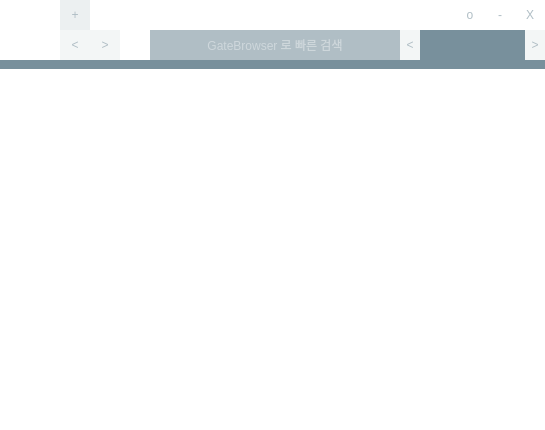
<?xml version="1.0" encoding="UTF-8"?>
<ui version="4.0">
 <class>browser_ui</class>
 <widget class="QMainWindow" name="browser_ui">
  <property name="geometry">
   <rect>
    <x>0</x>
    <y>0</y>
    <width>545</width>
    <height>430</height>
   </rect>
  </property>
  <property name="minimumSize">
   <size>
    <width>300</width>
    <height>300</height>
   </size>
  </property>
  <property name="windowTitle">
   <string>GateBrowser</string>
  </property>
  <property name="styleSheet">
   <string notr="true">QWidget#centralWidget
{
	font: 13pt &quot;Nanum Gothic&quot;;
}

QWidget
{
	background-color: rgb(255, 255, 255);
}

QWidget#m_BrowserBar
{
	background-color: rgb(207, 216, 220, 100);
}

QPushButton
{
	font: 13pt &quot;Nanum Gothic&quot;;
}

QPushButton
{
	color: rgb(176, 190, 197);
	background-color: rgb(255, 255, 255, 100);
	border:0px solid;
}

QPushButton::Pressed
{
	color: rgb(255, 255, 255);
	background-color: rgb(176, 190, 197, 100);
	border:0px solid;
}

QPushButton#m_GateBrowserIcon
{
	
	background-color: rgb(255, 255, 255, 0);
	image: url(:/Images/Resources/GateBrowser.png);
	border:0px solid;
}

QWidget#m_Design_Tab
{
	background-color: rgb(120, 144, 156);
}

QLineEdit#m_UrlBar
{
	color: rgb(236, 239, 241);
	background-color: rgb(176, 190, 197, 0);
	border:0px solid;
	font: 13pt &quot;Nanum Gothic&quot;;
}

QProgressBar#m_LoadBar
{
	color: rgb(255, 255, 255, 0);
	background-color: rgb(176, 190, 197);
	border:0px solid;
}

 QProgressBar::chunk#m_LoadBar {
     background-color: rgb(96, 125, 139);
 }

QPushButton#m_TabButton
{
	color: rgb(236, 239, 241);
	background-color: rgb(120, 144, 156);
	border:0px solid;
	font: 13pt &quot;Nanum Gothic&quot;;
}

QPushButton#m_TabButton::Pressed
{
	color: rgb(236, 239, 241);
	background-color: rgb(176, 190, 197);
	border:0px solid;
	font: 13pt &quot;Nanum Gothic&quot;;
}

QLabel#m_BrowserTitle
{
	color: rgb(255,255,255);
	background-color: rgb(207, 216, 220, 100);
	font: 13pt &quot;Nanum Gothic&quot;;
}

QPushButton#m_AddApps
{
	color: rgb(176, 190, 197);
	background-color: rgb(207, 216, 220, 100);
	border:0px solid;
}

QPushButton#m_AddApps::Pressed
{
	color: rgb(255,255,255);
	background-color: rgb(176, 190, 197, 100);
	border:0px solid;
}

QLabel
{
	color: rgb(255, 255, 255);
	background-color: rgb(255, 255, 255, 0);	

	font: 13pt &quot;Nanum Gothic&quot;;
}</string>
  </property>
  <widget class="QWidget" name="centralWidget">
   <widget class="QWidget" name="m_BrowserBar" native="true">
    <property name="geometry">
     <rect>
      <x>60</x>
      <y>30</y>
      <width>485</width>
      <height>30</height>
     </rect>
    </property>
    <widget class="QPushButton" name="m_GoBack">
     <property name="geometry">
      <rect>
       <x>0</x>
       <y>0</y>
       <width>30</width>
       <height>30</height>
      </rect>
     </property>
     <property name="text">
      <string>&lt;</string>
     </property>
    </widget>
    <widget class="QPushButton" name="m_GoForward">
     <property name="geometry">
      <rect>
       <x>30</x>
       <y>0</y>
       <width>30</width>
       <height>30</height>
      </rect>
     </property>
     <property name="text">
      <string>&gt;</string>
     </property>
    </widget>
    <widget class="QLineEdit" name="m_UrlBar">
     <property name="geometry">
      <rect>
       <x>90</x>
       <y>0</y>
       <width>250</width>
       <height>30</height>
      </rect>
     </property>
     <property name="styleSheet">
      <string notr="true"/>
     </property>
     <property name="alignment">
      <set>Qt::AlignCenter</set>
     </property>
     <property name="placeholderText">
      <string>GateBrowser 로 빠른 검색</string>
     </property>
    </widget>
    <widget class="QProgressBar" name="m_LoadBar">
     <property name="geometry">
      <rect>
       <x>90</x>
       <y>0</y>
       <width>250</width>
       <height>30</height>
      </rect>
     </property>
     <property name="value">
      <number>0</number>
     </property>
    </widget>
    <widget class="QPushButton" name="m_TabBack">
     <property name="geometry">
      <rect>
       <x>340</x>
       <y>0</y>
       <width>20</width>
       <height>30</height>
      </rect>
     </property>
     <property name="text">
      <string>&lt;</string>
     </property>
    </widget>
    <widget class="QPushButton" name="m_TabForward">
     <property name="geometry">
      <rect>
       <x>465</x>
       <y>0</y>
       <width>20</width>
       <height>30</height>
      </rect>
     </property>
     <property name="text">
      <string>&gt;</string>
     </property>
    </widget>
    <widget class="QPushButton" name="m_TabButton">
     <property name="geometry">
      <rect>
       <x>360</x>
       <y>0</y>
       <width>105</width>
       <height>30</height>
      </rect>
     </property>
     <property name="text">
      <string/>
     </property>
    </widget>
    <widget class="QPushButton" name="m_DefaultKory">
     <property name="geometry">
      <rect>
       <x>60</x>
       <y>0</y>
       <width>30</width>
       <height>30</height>
      </rect>
     </property>
     <property name="styleSheet">
      <string notr="true">	image: url(:/Images/Resources/Kory.png);
	background-color: rgb(255, 255, 255);
	border:0px solid;</string>
     </property>
     <property name="text">
      <string/>
     </property>
    </widget>
    <zorder>m_GoBack</zorder>
    <zorder>m_GoForward</zorder>
    <zorder>m_LoadBar</zorder>
    <zorder>m_UrlBar</zorder>
    <zorder>m_TabBack</zorder>
    <zorder>m_TabForward</zorder>
    <zorder>m_TabButton</zorder>
    <zorder>m_DefaultKory</zorder>
   </widget>
   <widget class="QWidget" name="m_Design_Tab" native="true">
    <property name="geometry">
     <rect>
      <x>0</x>
      <y>60</y>
      <width>551</width>
      <height>10</height>
     </rect>
    </property>
    <property name="styleSheet">
     <string notr="true"/>
    </property>
   </widget>
   <widget class="QStackedWidget" name="m_Tab">
    <property name="geometry">
     <rect>
      <x>0</x>
      <y>69</y>
      <width>545</width>
      <height>361</height>
     </rect>
    </property>
    <property name="currentIndex">
     <number>0</number>
    </property>
    <widget class="QWidget" name="m_Store"/>
    <widget class="QWidget" name="m_SelectTabs"/>
   </widget>
   <widget class="QWidget" name="m_Bar" native="true">
    <property name="geometry">
     <rect>
      <x>0</x>
      <y>0</y>
      <width>545</width>
      <height>30</height>
     </rect>
    </property>
    <widget class="QPushButton" name="m_CloseButton">
     <property name="geometry">
      <rect>
       <x>515</x>
       <y>0</y>
       <width>30</width>
       <height>30</height>
      </rect>
     </property>
     <property name="styleSheet">
      <string notr="true">QPushButton#m_CloseButton::Pressed
{
	background-color: rgb(244, 67, 54);
	color: rgb(255, 255, 255);
}</string>
     </property>
     <property name="text">
      <string>X</string>
     </property>
    </widget>
    <widget class="QPushButton" name="m_MinButton">
     <property name="geometry">
      <rect>
       <x>485</x>
       <y>0</y>
       <width>30</width>
       <height>30</height>
      </rect>
     </property>
     <property name="text">
      <string>-</string>
     </property>
    </widget>
    <widget class="QPushButton" name="m_FullButton">
     <property name="geometry">
      <rect>
       <x>455</x>
       <y>0</y>
       <width>30</width>
       <height>30</height>
      </rect>
     </property>
     <property name="text">
      <string>o</string>
     </property>
    </widget>
    <widget class="QPushButton" name="m_AddApps">
     <property name="geometry">
      <rect>
       <x>60</x>
       <y>0</y>
       <width>30</width>
       <height>30</height>
      </rect>
     </property>
     <property name="text">
      <string>+</string>
     </property>
    </widget>
   </widget>
   <widget class="QPushButton" name="m_GateBrowserIcon">
    <property name="geometry">
     <rect>
      <x>0</x>
      <y>0</y>
      <width>61</width>
      <height>61</height>
     </rect>
    </property>
    <property name="text">
     <string/>
    </property>
   </widget>
  </widget>
 </widget>
 <layoutdefault spacing="6" margin="11"/>
 <resources/>
 <connections/>
</ui>
